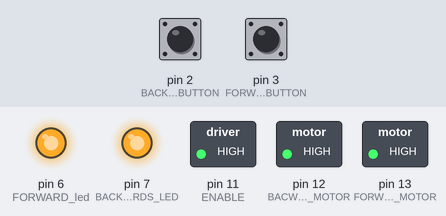
Simulated run of this sketch. Board: Arduino Uno, built with avr-gcc and run on an emulated ATmega328P. Shown: switched loads named in the sketch (green lamp = pin HIGH), output pins drawn as LEDs (lit = HIGH). The inputs (shaded band) are chosen by the test bench; at power-on: pin 2 (BACKWARDS_PUSHBUTTON) LOW, pin 3 (FORWARD_PUSHBUTTON) LOW.

Above: at 0.1 s.
Timing chart, 0 to 1.6 s (numbered marks = the images above):
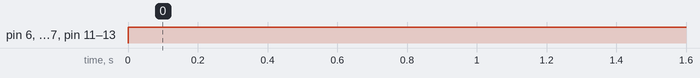

The sketch:

SentidoGiro.ino
```cpp
// Ejercicio 2.1: Sentido de giro

void setup() {
	pinMode(6,OUTPUT);	//FORWARD led
	pinMode(7,OUTPUT);	//BACKWARDS LED
	pinMode(3,INPUT);	//FORWARD PUSHBUTTON
	pinMode(2,INPUT);	//BACKWARDS PUSHBUTTON
	pinMode(12,OUTPUT);	//BACWARDS MOTOR
	pinMode(13,OUTPUT);	//FORWARD MOTOR
	pinMode(11,OUTPUT);	//ENABLE
}

void loop() {
	int boton1 = digitalRead(3);	//forward
	int boton2 = digitalRead(2);	//backwards
	digitalWrite(11,HIGH);			//ENABLE ON

	if(boton1=LOW){
		digitalWrite(6,LOW);
		digitalWrite(13,LOW);
	}

	if(boton1=HIGH){
		digitalWrite(6,HIGH);
		digitalWrite(13,HIGH);
	}

	if(boton2=LOW){
		digitalWrite(7,LOW);
		digitalWrite(12,LOW);
	}

	if(boton1=HIGH){
		digitalWrite(7,HIGH);
		digitalWrite(12,HIGH);
	}
}
```

Measured:
- by itself, pin 6 (FORWARD_led), pin 7 (BACKWARDS_LED), pin 11 (ENABLE), pin 12 (BACWARDS_MOTOR), pin 13 (FORWARD_MOTOR): LOW → HIGH at 0.00 s
